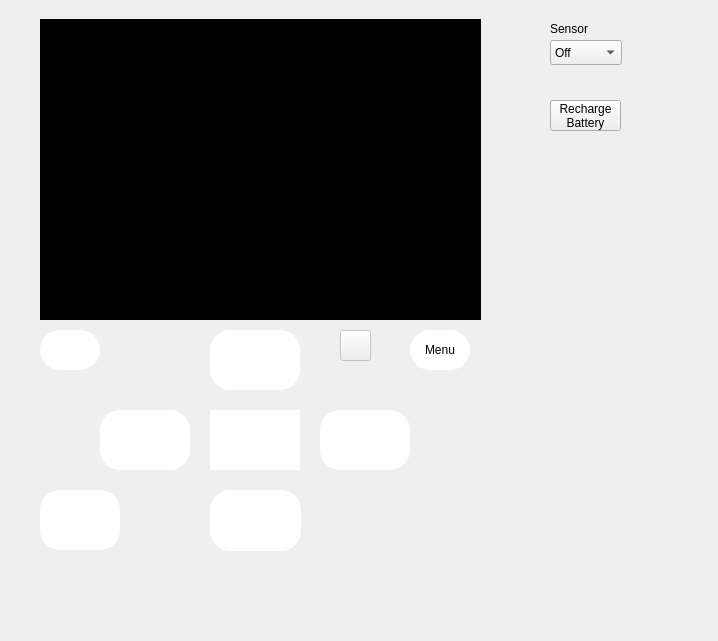
<?xml version="1.0" encoding="UTF-8"?>
<ui version="4.0">
 <class>MainWindow</class>
 <widget class="QMainWindow" name="MainWindow">
  <property name="geometry">
   <rect>
    <x>0</x>
    <y>0</y>
    <width>718</width>
    <height>641</height>
   </rect>
  </property>
  <property name="windowTitle">
   <string>MainWindow</string>
  </property>
  <widget class="QWidget" name="centralwidget">
   <property name="styleSheet">
    <string notr="true"/>
   </property>
   <widget class="QFrame" name="sessionView">
    <property name="geometry">
     <rect>
      <x>40</x>
      <y>80</y>
      <width>441</width>
      <height>240</height>
     </rect>
    </property>
    <property name="styleSheet">
     <string notr="true">background-color: rgb(255, 255, 255);

</string>
    </property>
    <property name="frameShape">
     <enum>QFrame::StyledPanel</enum>
    </property>
    <property name="frameShadow">
     <enum>QFrame::Raised</enum>
    </property>
    <widget class="QGraphicsView" name="hrvGraph">
     <property name="geometry">
      <rect>
       <x>60</x>
       <y>5</y>
       <width>350</width>
       <height>180</height>
      </rect>
     </property>
     <property name="sizePolicy">
      <sizepolicy hsizetype="Expanding" vsizetype="Expanding">
       <horstretch>0</horstretch>
       <verstretch>0</verstretch>
      </sizepolicy>
     </property>
    </widget>
    <widget class="QFrame" name="yAxis">
     <property name="geometry">
      <rect>
       <x>60</x>
       <y>5</y>
       <width>2</width>
       <height>180</height>
      </rect>
     </property>
     <property name="styleSheet">
      <string notr="true">QFrame{
color:rgb(0, 0, 0);
background-color:transparent
}</string>
     </property>
     <property name="frameShape">
      <enum>QFrame::VLine</enum>
     </property>
     <property name="frameShadow">
      <enum>QFrame::Plain</enum>
     </property>
     <property name="lineWidth">
      <number>2</number>
     </property>
    </widget>
    <widget class="QFrame" name="yTick50">
     <property name="geometry">
      <rect>
       <x>50</x>
       <y>165</y>
       <width>12</width>
       <height>1</height>
      </rect>
     </property>
     <property name="styleSheet">
      <string notr="true">QFrame{
color:rgb(0, 0, 0);
background-color:transparent
}</string>
     </property>
     <property name="frameShape">
      <enum>QFrame::HLine</enum>
     </property>
     <property name="frameShadow">
      <enum>QFrame::Plain</enum>
     </property>
    </widget>
    <widget class="QFrame" name="yTick50_2">
     <property name="geometry">
      <rect>
       <x>50</x>
       <y>145</y>
       <width>12</width>
       <height>1</height>
      </rect>
     </property>
     <property name="styleSheet">
      <string notr="true">QFrame{
color:rgb(0, 0, 0);
background-color:transparent
}</string>
     </property>
     <property name="frameShape">
      <enum>QFrame::HLine</enum>
     </property>
     <property name="frameShadow">
      <enum>QFrame::Plain</enum>
     </property>
    </widget>
    <widget class="QFrame" name="yTick50_3">
     <property name="geometry">
      <rect>
       <x>50</x>
       <y>125</y>
       <width>12</width>
       <height>1</height>
      </rect>
     </property>
     <property name="styleSheet">
      <string notr="true">QFrame{
color:rgb(0, 0, 0);
background-color:transparent
}</string>
     </property>
     <property name="frameShape">
      <enum>QFrame::HLine</enum>
     </property>
     <property name="frameShadow">
      <enum>QFrame::Plain</enum>
     </property>
    </widget>
    <widget class="QFrame" name="yTick50_4">
     <property name="geometry">
      <rect>
       <x>50</x>
       <y>105</y>
       <width>12</width>
       <height>1</height>
      </rect>
     </property>
     <property name="styleSheet">
      <string notr="true">QFrame{
color:rgb(0, 0, 0);
background-color:transparent
}</string>
     </property>
     <property name="frameShape">
      <enum>QFrame::HLine</enum>
     </property>
     <property name="frameShadow">
      <enum>QFrame::Plain</enum>
     </property>
    </widget>
    <widget class="QFrame" name="yTick50_5">
     <property name="geometry">
      <rect>
       <x>50</x>
       <y>85</y>
       <width>12</width>
       <height>1</height>
      </rect>
     </property>
     <property name="styleSheet">
      <string notr="true">QFrame{
color:rgb(0, 0, 0);
background-color:transparent
}</string>
     </property>
     <property name="frameShape">
      <enum>QFrame::HLine</enum>
     </property>
     <property name="frameShadow">
      <enum>QFrame::Plain</enum>
     </property>
    </widget>
    <widget class="QFrame" name="yTick50_6">
     <property name="geometry">
      <rect>
       <x>50</x>
       <y>65</y>
       <width>12</width>
       <height>1</height>
      </rect>
     </property>
     <property name="styleSheet">
      <string notr="true">QFrame{
color:rgb(0, 0, 0);
background-color:transparent
}</string>
     </property>
     <property name="frameShape">
      <enum>QFrame::HLine</enum>
     </property>
     <property name="frameShadow">
      <enum>QFrame::Plain</enum>
     </property>
    </widget>
    <widget class="QFrame" name="yTick50_7">
     <property name="geometry">
      <rect>
       <x>50</x>
       <y>45</y>
       <width>12</width>
       <height>1</height>
      </rect>
     </property>
     <property name="styleSheet">
      <string notr="true">QFrame{
color:rgb(0, 0, 0);
background-color:transparent
}</string>
     </property>
     <property name="frameShape">
      <enum>QFrame::HLine</enum>
     </property>
     <property name="frameShadow">
      <enum>QFrame::Plain</enum>
     </property>
    </widget>
    <widget class="QFrame" name="yTick50_8">
     <property name="geometry">
      <rect>
       <x>50</x>
       <y>25</y>
       <width>12</width>
       <height>1</height>
      </rect>
     </property>
     <property name="styleSheet">
      <string notr="true">QFrame{
color:rgb(0, 0, 0);
background-color:transparent
}</string>
     </property>
     <property name="frameShape">
      <enum>QFrame::HLine</enum>
     </property>
     <property name="frameShadow">
      <enum>QFrame::Plain</enum>
     </property>
    </widget>
    <widget class="QFrame" name="yTick50_9">
     <property name="geometry">
      <rect>
       <x>50</x>
       <y>5</y>
       <width>12</width>
       <height>1</height>
      </rect>
     </property>
     <property name="styleSheet">
      <string notr="true">QFrame{
color:rgb(0, 0, 0);
background-color:transparent
}</string>
     </property>
     <property name="frameShape">
      <enum>QFrame::HLine</enum>
     </property>
     <property name="frameShadow">
      <enum>QFrame::Plain</enum>
     </property>
    </widget>
    <widget class="QTextEdit" name="textEdit">
     <property name="geometry">
      <rect>
       <x>20</x>
       <y>155</y>
       <width>25</width>
       <height>21</height>
      </rect>
     </property>
     <property name="font">
      <font>
       <pointsize>10</pointsize>
      </font>
     </property>
     <property name="styleSheet">
      <string notr="true">QTextEdit {
color:rgb(0, 0, 0);
background-color:transparent;
}</string>
     </property>
     <property name="verticalScrollBarPolicy">
      <enum>Qt::ScrollBarAlwaysOff</enum>
     </property>
     <property name="horizontalScrollBarPolicy">
      <enum>Qt::ScrollBarAlwaysOff</enum>
     </property>
     <property name="readOnly">
      <bool>true</bool>
     </property>
     <property name="html">
      <string>&lt;!DOCTYPE HTML PUBLIC &quot;-//W3C//DTD HTML 4.0//EN&quot; &quot;http://www.w3.org/TR/REC-html40/strict.dtd&quot;&gt;
&lt;html&gt;&lt;head&gt;&lt;meta name=&quot;qrichtext&quot; content=&quot;1&quot; /&gt;&lt;style type=&quot;text/css&quot;&gt;
p, li { white-space: pre-wrap; }
&lt;/style&gt;&lt;/head&gt;&lt;body style=&quot; font-family:'Noto Sans'; font-size:10pt; font-weight:400; font-style:normal;&quot;&gt;
&lt;p align=&quot;center&quot; style=&quot; margin-top:0px; margin-bottom:0px; margin-left:0px; margin-right:0px; -qt-block-indent:0; text-indent:0px;&quot;&gt;60&lt;/p&gt;&lt;/body&gt;&lt;/html&gt;</string>
     </property>
    </widget>
    <widget class="QTextEdit" name="textEdit_2">
     <property name="geometry">
      <rect>
       <x>20</x>
       <y>113</y>
       <width>25</width>
       <height>21</height>
      </rect>
     </property>
     <property name="font">
      <font>
       <pointsize>10</pointsize>
      </font>
     </property>
     <property name="styleSheet">
      <string notr="true">QTextEdit {
color:rgb(0, 0, 0);
background-color:transparent;
}</string>
     </property>
     <property name="verticalScrollBarPolicy">
      <enum>Qt::ScrollBarAlwaysOff</enum>
     </property>
     <property name="horizontalScrollBarPolicy">
      <enum>Qt::ScrollBarAlwaysOff</enum>
     </property>
     <property name="readOnly">
      <bool>true</bool>
     </property>
     <property name="html">
      <string>&lt;!DOCTYPE HTML PUBLIC &quot;-//W3C//DTD HTML 4.0//EN&quot; &quot;http://www.w3.org/TR/REC-html40/strict.dtd&quot;&gt;
&lt;html&gt;&lt;head&gt;&lt;meta name=&quot;qrichtext&quot; content=&quot;1&quot; /&gt;&lt;style type=&quot;text/css&quot;&gt;
p, li { white-space: pre-wrap; }
&lt;/style&gt;&lt;/head&gt;&lt;body style=&quot; font-family:'Noto Sans'; font-size:10pt; font-weight:400; font-style:normal;&quot;&gt;
&lt;p align=&quot;center&quot; style=&quot; margin-top:0px; margin-bottom:0px; margin-left:0px; margin-right:0px; -qt-block-indent:0; text-indent:0px;&quot;&gt;70&lt;/p&gt;&lt;/body&gt;&lt;/html&gt;</string>
     </property>
    </widget>
    <widget class="QTextEdit" name="textEdit_3">
     <property name="geometry">
      <rect>
       <x>20</x>
       <y>75</y>
       <width>25</width>
       <height>21</height>
      </rect>
     </property>
     <property name="font">
      <font>
       <pointsize>10</pointsize>
      </font>
     </property>
     <property name="styleSheet">
      <string notr="true">QTextEdit {
color:rgb(0, 0, 0);
background-color:transparent;
}</string>
     </property>
     <property name="verticalScrollBarPolicy">
      <enum>Qt::ScrollBarAlwaysOff</enum>
     </property>
     <property name="horizontalScrollBarPolicy">
      <enum>Qt::ScrollBarAlwaysOff</enum>
     </property>
     <property name="readOnly">
      <bool>true</bool>
     </property>
     <property name="html">
      <string>&lt;!DOCTYPE HTML PUBLIC &quot;-//W3C//DTD HTML 4.0//EN&quot; &quot;http://www.w3.org/TR/REC-html40/strict.dtd&quot;&gt;
&lt;html&gt;&lt;head&gt;&lt;meta name=&quot;qrichtext&quot; content=&quot;1&quot; /&gt;&lt;style type=&quot;text/css&quot;&gt;
p, li { white-space: pre-wrap; }
&lt;/style&gt;&lt;/head&gt;&lt;body style=&quot; font-family:'Noto Sans'; font-size:10pt; font-weight:400; font-style:normal;&quot;&gt;
&lt;p style=&quot; margin-top:0px; margin-bottom:0px; margin-left:0px; margin-right:0px; -qt-block-indent:0; text-indent:0px;&quot;&gt;80&lt;/p&gt;&lt;/body&gt;&lt;/html&gt;</string>
     </property>
    </widget>
    <widget class="QTextEdit" name="textEdit_4">
     <property name="geometry">
      <rect>
       <x>20</x>
       <y>35</y>
       <width>25</width>
       <height>21</height>
      </rect>
     </property>
     <property name="font">
      <font>
       <pointsize>10</pointsize>
      </font>
     </property>
     <property name="styleSheet">
      <string notr="true">QTextEdit {
color:rgb(0, 0, 0);
background-color:transparent;
}</string>
     </property>
     <property name="verticalScrollBarPolicy">
      <enum>Qt::ScrollBarAlwaysOff</enum>
     </property>
     <property name="horizontalScrollBarPolicy">
      <enum>Qt::ScrollBarAlwaysOff</enum>
     </property>
     <property name="readOnly">
      <bool>true</bool>
     </property>
     <property name="html">
      <string>&lt;!DOCTYPE HTML PUBLIC &quot;-//W3C//DTD HTML 4.0//EN&quot; &quot;http://www.w3.org/TR/REC-html40/strict.dtd&quot;&gt;
&lt;html&gt;&lt;head&gt;&lt;meta name=&quot;qrichtext&quot; content=&quot;1&quot; /&gt;&lt;style type=&quot;text/css&quot;&gt;
p, li { white-space: pre-wrap; }
&lt;/style&gt;&lt;/head&gt;&lt;body style=&quot; font-family:'Noto Sans'; font-size:10pt; font-weight:400; font-style:normal;&quot;&gt;
&lt;p style=&quot; margin-top:0px; margin-bottom:0px; margin-left:0px; margin-right:0px; -qt-block-indent:0; text-indent:0px;&quot;&gt;90&lt;/p&gt;
&lt;p style=&quot;-qt-paragraph-type:empty; margin-top:0px; margin-bottom:0px; margin-left:0px; margin-right:0px; -qt-block-indent:0; text-indent:0px;&quot;&gt;&lt;br /&gt;&lt;/p&gt;&lt;/body&gt;&lt;/html&gt;</string>
     </property>
    </widget>
    <widget class="QTextEdit" name="textEdit_5">
     <property name="geometry">
      <rect>
       <x>10</x>
       <y>0</y>
       <width>41</width>
       <height>21</height>
      </rect>
     </property>
     <property name="font">
      <font>
       <pointsize>10</pointsize>
      </font>
     </property>
     <property name="styleSheet">
      <string notr="true">QTextEdit {
color:rgb(0, 0, 0);
background-color:transparent;
}</string>
     </property>
     <property name="verticalScrollBarPolicy">
      <enum>Qt::ScrollBarAlwaysOff</enum>
     </property>
     <property name="horizontalScrollBarPolicy">
      <enum>Qt::ScrollBarAlwaysOff</enum>
     </property>
     <property name="readOnly">
      <bool>true</bool>
     </property>
     <property name="html">
      <string>&lt;!DOCTYPE HTML PUBLIC &quot;-//W3C//DTD HTML 4.0//EN&quot; &quot;http://www.w3.org/TR/REC-html40/strict.dtd&quot;&gt;
&lt;html&gt;&lt;head&gt;&lt;meta name=&quot;qrichtext&quot; content=&quot;1&quot; /&gt;&lt;style type=&quot;text/css&quot;&gt;
p, li { white-space: pre-wrap; }
&lt;/style&gt;&lt;/head&gt;&lt;body style=&quot; font-family:'Noto Sans'; font-size:10pt; font-weight:400; font-style:normal;&quot;&gt;
&lt;p style=&quot; margin-top:0px; margin-bottom:0px; margin-left:0px; margin-right:0px; -qt-block-indent:0; text-indent:0px;&quot;&gt;100&lt;/p&gt;
&lt;p style=&quot;-qt-paragraph-type:empty; margin-top:0px; margin-bottom:0px; margin-left:0px; margin-right:0px; -qt-block-indent:0; text-indent:0px;&quot;&gt;&lt;br /&gt;&lt;/p&gt;&lt;/body&gt;&lt;/html&gt;</string>
     </property>
    </widget>
    <widget class="QLabel" name="xAxisLabel">
     <property name="geometry">
      <rect>
       <x>190</x>
       <y>165</y>
       <width>81</width>
       <height>20</height>
      </rect>
     </property>
     <property name="styleSheet">
      <string notr="true">background-color:transparent;</string>
     </property>
     <property name="text">
      <string>Time (mm:ss)</string>
     </property>
     <property name="alignment">
      <set>Qt::AlignCenter</set>
     </property>
    </widget>
    <widget class="QLabel" name="label_2">
     <property name="geometry">
      <rect>
       <x>0</x>
       <y>100</y>
       <width>31</width>
       <height>17</height>
      </rect>
     </property>
     <property name="font">
      <font>
       <pointsize>7</pointsize>
      </font>
     </property>
     <property name="styleSheet">
      <string notr="true">background-color:transparent;</string>
     </property>
     <property name="text">
      <string>BPM</string>
     </property>
     <property name="alignment">
      <set>Qt::AlignCenter</set>
     </property>
    </widget>
    <widget class="QProgressBar" name="breathPacer">
     <property name="geometry">
      <rect>
       <x>60</x>
       <y>210</y>
       <width>350</width>
       <height>23</height>
      </rect>
     </property>
     <property name="value">
      <number>0</number>
     </property>
     <property name="textVisible">
      <bool>true</bool>
     </property>
     <property name="format">
      <string>Breath Pacer</string>
     </property>
    </widget>
    <widget class="QFrame" name="summaryView">
     <property name="geometry">
      <rect>
       <x>0</x>
       <y>180</y>
       <width>451</width>
       <height>61</height>
      </rect>
     </property>
     <property name="styleSheet">
      <string notr="true">background-color: transparent;

</string>
     </property>
     <property name="frameShape">
      <enum>QFrame::StyledPanel</enum>
     </property>
     <property name="frameShadow">
      <enum>QFrame::Raised</enum>
     </property>
     <widget class="QSplitter" name="splitter">
      <property name="geometry">
       <rect>
        <x>0</x>
        <y>10</y>
        <width>431</width>
        <height>20</height>
       </rect>
      </property>
      <property name="orientation">
       <enum>Qt::Horizontal</enum>
      </property>
      <property name="handleWidth">
       <number>20</number>
      </property>
      <widget class="QLabel" name="challengeLabel">
       <property name="styleSheet">
        <string notr="true">background-color:rgba(200, 200, 200, 0.5);</string>
       </property>
       <property name="text">
        <string>Challenge Lvl:</string>
       </property>
      </widget>
      <widget class="QLabel" name="lowLabel">
       <property name="styleSheet">
        <string notr="true">background-color:rgba(200, 0, 0, 0.5);</string>
       </property>
       <property name="text">
        <string>Low:</string>
       </property>
      </widget>
      <widget class="QLabel" name="mediumLabel">
       <property name="styleSheet">
        <string notr="true">background-color:rgba(0, 0, 200, 0.5);</string>
       </property>
       <property name="text">
        <string>Medium:</string>
       </property>
      </widget>
      <widget class="QLabel" name="highLabel">
       <property name="styleSheet">
        <string notr="true">background-color:rgba(0, 200, 0, 0.5);</string>
       </property>
       <property name="text">
        <string>High:</string>
       </property>
      </widget>
     </widget>
     <widget class="QListWidget" name="keepSummary">
      <property name="geometry">
       <rect>
        <x>5</x>
        <y>30</y>
        <width>431</width>
        <height>31</height>
       </rect>
      </property>
      <property name="styleSheet">
       <string notr="true"/>
      </property>
      <property name="textElideMode">
       <enum>Qt::ElideLeft</enum>
      </property>
      <property name="flow">
       <enum>QListView::LeftToRight</enum>
      </property>
      <property name="gridSize">
       <size>
        <width>200</width>
        <height>0</height>
       </size>
      </property>
      <item>
       <property name="text">
        <string>Keep Summary</string>
       </property>
      </item>
      <item>
       <property name="text">
        <string>Discard Summary</string>
       </property>
      </item>
     </widget>
    </widget>
    <zorder>hrvGraph</zorder>
    <zorder>yTick50</zorder>
    <zorder>yTick50_2</zorder>
    <zorder>yTick50_3</zorder>
    <zorder>yTick50_4</zorder>
    <zorder>yTick50_5</zorder>
    <zorder>yTick50_6</zorder>
    <zorder>yTick50_7</zorder>
    <zorder>yTick50_8</zorder>
    <zorder>yTick50_9</zorder>
    <zorder>textEdit</zorder>
    <zorder>textEdit_2</zorder>
    <zorder>textEdit_3</zorder>
    <zorder>textEdit_4</zorder>
    <zorder>textEdit_5</zorder>
    <zorder>yAxis</zorder>
    <zorder>xAxisLabel</zorder>
    <zorder>label_2</zorder>
    <zorder>breathPacer</zorder>
    <zorder>summaryView</zorder>
   </widget>
   <widget class="QPushButton" name="backButton">
    <property name="geometry">
     <rect>
      <x>40</x>
      <y>330</y>
      <width>60</width>
      <height>40</height>
     </rect>
    </property>
    <property name="styleSheet">
     <string notr="true">QPushButton{
image: url(:/arrow-undo-up-left-svgrepo-com.svg);
background-color: #ffffff;
border-radius: 20px;
}</string>
    </property>
    <property name="text">
     <string/>
    </property>
   </widget>
   <widget class="QPushButton" name="menuButton">
    <property name="geometry">
     <rect>
      <x>410</x>
      <y>330</y>
      <width>60</width>
      <height>40</height>
     </rect>
    </property>
    <property name="styleSheet">
     <string notr="true">QPushButton{
background-color: #ffffff;
border-radius: 20px;
color: black;
}</string>
    </property>
    <property name="text">
     <string>Menu</string>
    </property>
   </widget>
   <widget class="QPushButton" name="upButton">
    <property name="geometry">
     <rect>
      <x>210</x>
      <y>330</y>
      <width>90</width>
      <height>60</height>
     </rect>
    </property>
    <property name="styleSheet">
     <string notr="true">QPushButton{
image: url(:/arrow-up-md-svgrepo-com.svg);
background-color: #ffffff;
border-radius: 20px;
}</string>
    </property>
    <property name="text">
     <string/>
    </property>
   </widget>
   <widget class="QPushButton" name="selectorButton">
    <property name="geometry">
     <rect>
      <x>210</x>
      <y>410</y>
      <width>90</width>
      <height>60</height>
     </rect>
    </property>
    <property name="styleSheet">
     <string notr="true">QPushButton{
image: url(:/circle-svgrepo-com.svg);
background-color: #ffffff;
border-radius: 35px;
}</string>
    </property>
    <property name="text">
     <string/>
    </property>
   </widget>
   <widget class="QPushButton" name="rightButton">
    <property name="geometry">
     <rect>
      <x>320</x>
      <y>410</y>
      <width>90</width>
      <height>60</height>
     </rect>
    </property>
    <property name="styleSheet">
     <string notr="true">QPushButton{
image: url(:/arrow-right-md-svgrepo-com.svg);
background-color: #ffffff;
border-radius: 20px;
}</string>
    </property>
    <property name="text">
     <string/>
    </property>
   </widget>
   <widget class="QPushButton" name="leftButton">
    <property name="geometry">
     <rect>
      <x>100</x>
      <y>410</y>
      <width>90</width>
      <height>60</height>
     </rect>
    </property>
    <property name="styleSheet">
     <string notr="true">QPushButton{
image: url(:/arrow-left-md-svgrepo-com.svg);
background-color: #ffffff;
border-radius: 20px;
}</string>
    </property>
    <property name="text">
     <string/>
    </property>
   </widget>
   <widget class="QPushButton" name="downButton">
    <property name="geometry">
     <rect>
      <x>210</x>
      <y>490</y>
      <width>91</width>
      <height>61</height>
     </rect>
    </property>
    <property name="styleSheet">
     <string notr="true">QPushButton{
image: url(:/arrow-down-md-svgrepo-com.svg);
background-color: #ffffff;
border-radius: 20px;
}</string>
    </property>
    <property name="text">
     <string/>
    </property>
   </widget>
   <widget class="QPushButton" name="powerButton">
    <property name="geometry">
     <rect>
      <x>40</x>
      <y>490</y>
      <width>80</width>
      <height>60</height>
     </rect>
    </property>
    <property name="styleSheet">
     <string notr="true">QPushButton{
image: url(:/power-svgrepo-com.svg);
background-color: #ffffff;
border-radius: 20px;
}</string>
    </property>
    <property name="text">
     <string/>
    </property>
   </widget>
   <widget class="QListWidget" name="menuWidget">
    <property name="geometry">
     <rect>
      <x>40</x>
      <y>80</y>
      <width>441</width>
      <height>240</height>
     </rect>
    </property>
   </widget>
   <widget class="QFrame" name="topBar">
    <property name="geometry">
     <rect>
      <x>40</x>
      <y>19</y>
      <width>441</width>
      <height>61</height>
     </rect>
    </property>
    <property name="styleSheet">
     <string notr="true"/>
    </property>
    <property name="frameShape">
     <enum>QFrame::StyledPanel</enum>
    </property>
    <property name="frameShadow">
     <enum>QFrame::Raised</enum>
    </property>
    <widget class="QProgressBar" name="batteryBar">
     <property name="enabled">
      <bool>true</bool>
     </property>
     <property name="geometry">
      <rect>
       <x>10</x>
       <y>20</y>
       <width>41</width>
       <height>23</height>
      </rect>
     </property>
     <property name="value">
      <number>24</number>
     </property>
    </widget>
    <widget class="QWidget" name="verticalLayoutWidget">
     <property name="geometry">
      <rect>
       <x>80</x>
       <y>0</y>
       <width>81</width>
       <height>61</height>
      </rect>
     </property>
     <layout class="QVBoxLayout" name="coherenceStack">
      <item>
       <widget class="QLabel" name="coherenceLabel">
        <property name="styleSheet">
         <string notr="true">color: black;</string>
        </property>
        <property name="text">
         <string>Coherence</string>
        </property>
       </widget>
      </item>
      <item>
       <widget class="QLCDNumber" name="coherenceNumber">
        <property name="segmentStyle">
         <enum>QLCDNumber::Flat</enum>
        </property>
       </widget>
      </item>
     </layout>
    </widget>
    <widget class="QWidget" name="verticalLayoutWidget_2">
     <property name="geometry">
      <rect>
       <x>190</x>
       <y>0</y>
       <width>81</width>
       <height>61</height>
      </rect>
     </property>
     <layout class="QVBoxLayout" name="lengthStack">
      <item>
       <widget class="QLabel" name="lengthLabel">
        <property name="styleSheet">
         <string notr="true">color: black;</string>
        </property>
        <property name="text">
         <string>Length</string>
        </property>
       </widget>
      </item>
      <item>
       <widget class="QLCDNumber" name="lengthNumber"/>
      </item>
     </layout>
    </widget>
    <widget class="QWidget" name="verticalLayoutWidget_3">
     <property name="geometry">
      <rect>
       <x>290</x>
       <y>0</y>
       <width>81</width>
       <height>61</height>
      </rect>
     </property>
     <layout class="QVBoxLayout" name="acheivementStack">
      <item>
       <widget class="QLabel" name="acheivementLabel">
        <property name="styleSheet">
         <string notr="true">color: black;</string>
        </property>
        <property name="text">
         <string>Acheivement</string>
        </property>
       </widget>
      </item>
      <item>
       <widget class="QLCDNumber" name="acheivementNumber"/>
      </item>
     </layout>
    </widget>
    <widget class="QLabel" name="menuLabel">
     <property name="geometry">
      <rect>
       <x>0</x>
       <y>0</y>
       <width>441</width>
       <height>61</height>
      </rect>
     </property>
     <property name="styleSheet">
      <string notr="true">background-color:transparent;</string>
     </property>
     <property name="text">
      <string>TextLabel</string>
     </property>
     <property name="alignment">
      <set>Qt::AlignCenter</set>
     </property>
    </widget>
    <widget class="QPushButton" name="pulseIcon">
     <property name="enabled">
      <bool>false</bool>
     </property>
     <property name="geometry">
      <rect>
       <x>380</x>
       <y>10</y>
       <width>40</width>
       <height>40</height>
      </rect>
     </property>
     <property name="styleSheet">
      <string notr="true">QPushButton{
border-radius: 20px;
color: black;
image: url(:/sensor-connected.svg);
}</string>
     </property>
     <property name="text">
      <string/>
     </property>
    </widget>
    <zorder>batteryBar</zorder>
    <zorder>verticalLayoutWidget</zorder>
    <zorder>verticalLayoutWidget_2</zorder>
    <zorder>verticalLayoutWidget_3</zorder>
    <zorder>pulseIcon</zorder>
    <zorder>menuLabel</zorder>
   </widget>
   <widget class="QFrame" name="powerOffView">
    <property name="geometry">
     <rect>
      <x>40</x>
      <y>19</y>
      <width>441</width>
      <height>301</height>
     </rect>
    </property>
    <property name="styleSheet">
     <string notr="true">QFrame {
	background-color:rgb(0, 0, 0);
}</string>
    </property>
    <property name="frameShape">
     <enum>QFrame::StyledPanel</enum>
    </property>
    <property name="frameShadow">
     <enum>QFrame::Raised</enum>
    </property>
   </widget>
   <widget class="QComboBox" name="sensorBox">
    <property name="geometry">
     <rect>
      <x>550</x>
      <y>40</y>
      <width>72</width>
      <height>25</height>
     </rect>
    </property>
    <item>
     <property name="text">
      <string>Off</string>
     </property>
    </item>
    <item>
     <property name="text">
      <string>On</string>
     </property>
    </item>
   </widget>
   <widget class="QLabel" name="label">
    <property name="geometry">
     <rect>
      <x>550</x>
      <y>20</y>
      <width>54</width>
      <height>17</height>
     </rect>
    </property>
    <property name="text">
     <string>Sensor</string>
    </property>
   </widget>
   <widget class="QPushButton" name="coherenceLight">
    <property name="enabled">
     <bool>false</bool>
    </property>
    <property name="geometry">
     <rect>
      <x>340</x>
      <y>330</y>
      <width>31</width>
      <height>31</height>
     </rect>
    </property>
    <property name="text">
     <string/>
    </property>
   </widget>
   <widget class="QPushButton" name="rechargeButton">
    <property name="geometry">
     <rect>
      <x>550</x>
      <y>100</y>
      <width>71</width>
      <height>31</height>
     </rect>
    </property>
    <property name="text">
     <string>Recharge
Battery</string>
    </property>
   </widget>
   <widget class="QFrame" name="settingsView">
    <property name="geometry">
     <rect>
      <x>40</x>
      <y>80</y>
      <width>441</width>
      <height>240</height>
     </rect>
    </property>
    <property name="styleSheet">
     <string notr="true">background-color:rgb(255, 255, 255);</string>
    </property>
    <property name="frameShape">
     <enum>QFrame::StyledPanel</enum>
    </property>
    <property name="frameShadow">
     <enum>QFrame::Raised</enum>
    </property>
    <widget class="QSlider" name="settingValue">
     <property name="geometry">
      <rect>
       <x>150</x>
       <y>80</y>
       <width>160</width>
       <height>16</height>
      </rect>
     </property>
     <property name="minimum">
      <number>1</number>
     </property>
     <property name="maximum">
      <number>4</number>
     </property>
     <property name="singleStep">
      <number>0</number>
     </property>
     <property name="value">
      <number>1</number>
     </property>
     <property name="orientation">
      <enum>Qt::Horizontal</enum>
     </property>
    </widget>
    <widget class="QLabel" name="settingText">
     <property name="geometry">
      <rect>
       <x>220</x>
       <y>100</y>
       <width>16</width>
       <height>17</height>
      </rect>
     </property>
     <property name="styleSheet">
      <string notr="true">background-color:transparent;</string>
     </property>
     <property name="text">
      <string>0</string>
     </property>
    </widget>
   </widget>
   <zorder>menuWidget</zorder>
   <zorder>sessionView</zorder>
   <zorder>backButton</zorder>
   <zorder>menuButton</zorder>
   <zorder>upButton</zorder>
   <zorder>selectorButton</zorder>
   <zorder>rightButton</zorder>
   <zorder>leftButton</zorder>
   <zorder>downButton</zorder>
   <zorder>powerButton</zorder>
   <zorder>sensorBox</zorder>
   <zorder>label</zorder>
   <zorder>topBar</zorder>
   <zorder>coherenceLight</zorder>
   <zorder>rechargeButton</zorder>
   <zorder>settingsView</zorder>
   <zorder>powerOffView</zorder>
  </widget>
 </widget>
 <resources/>
 <connections/>
</ui>
